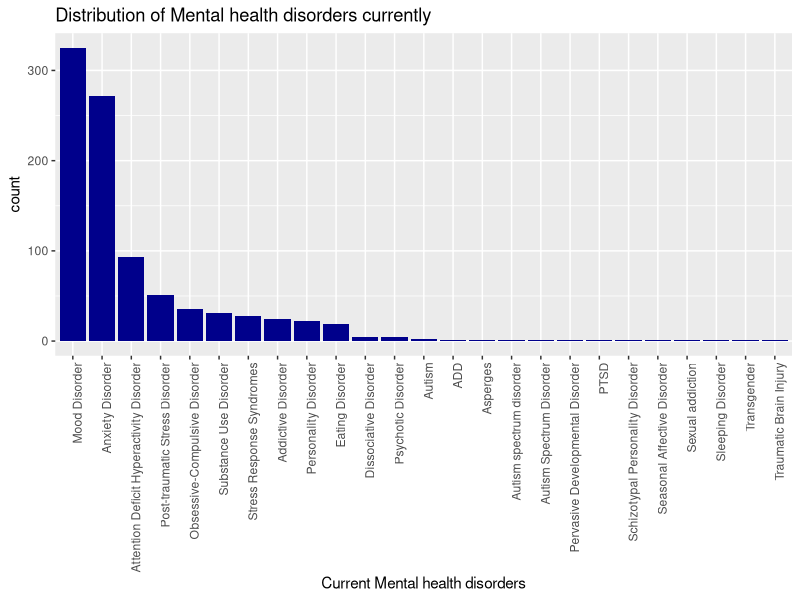
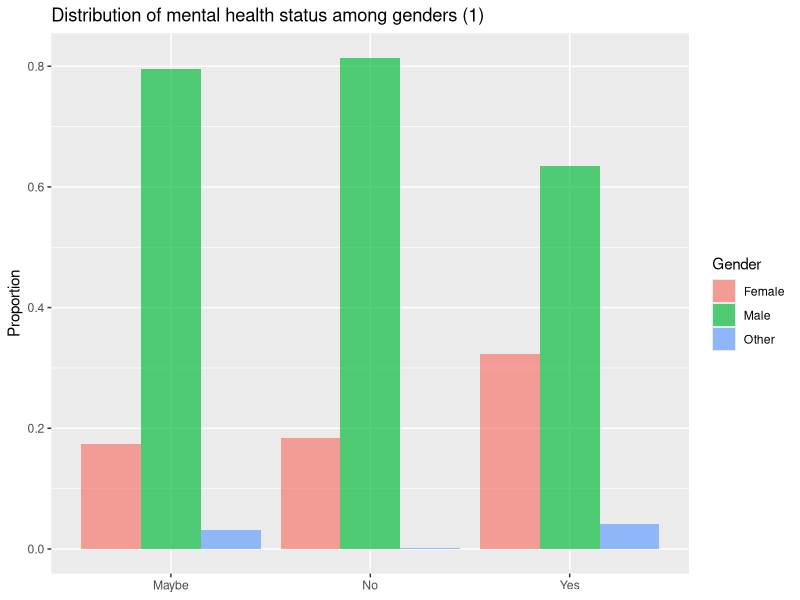
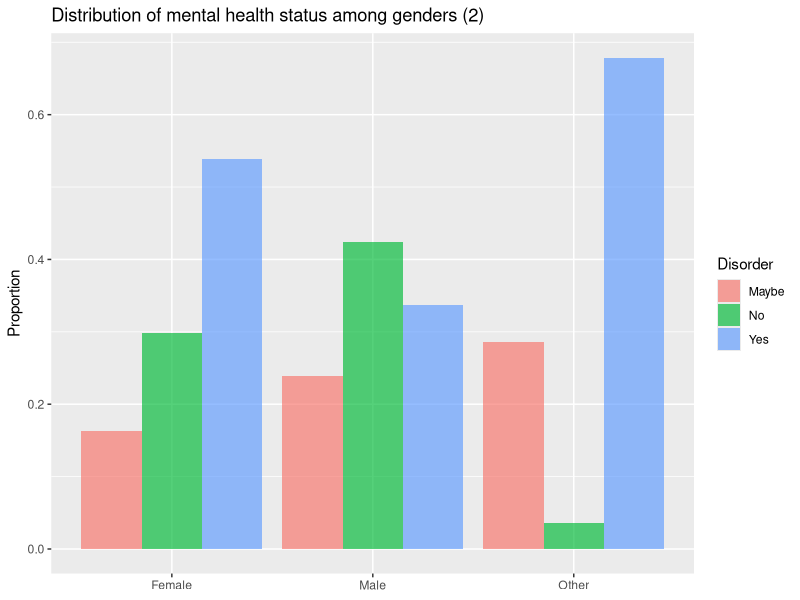
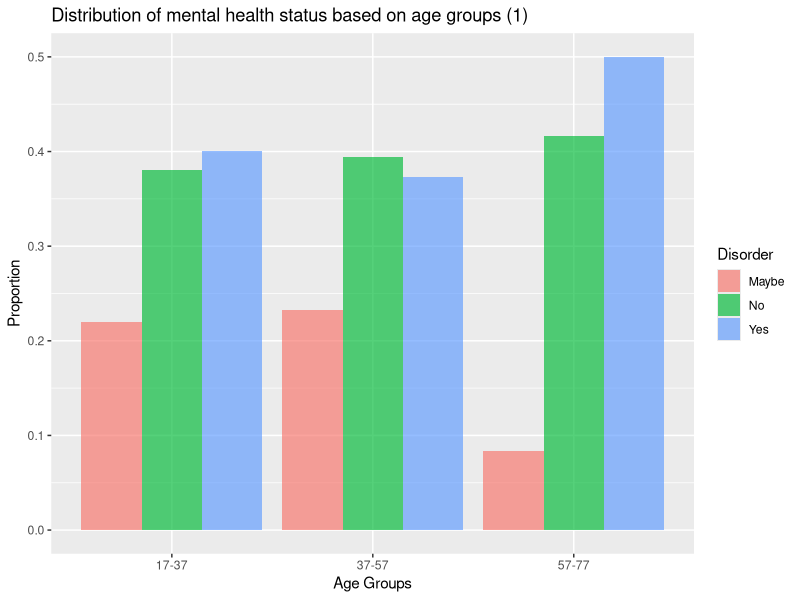
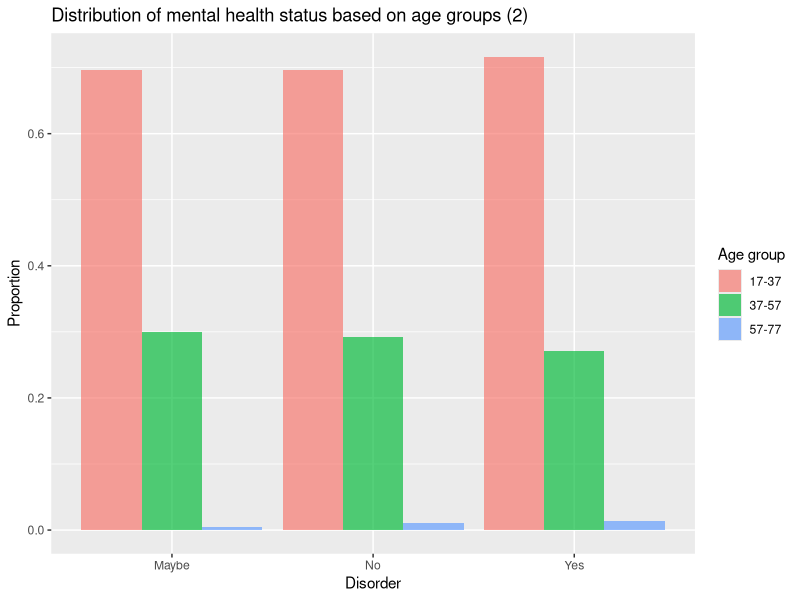
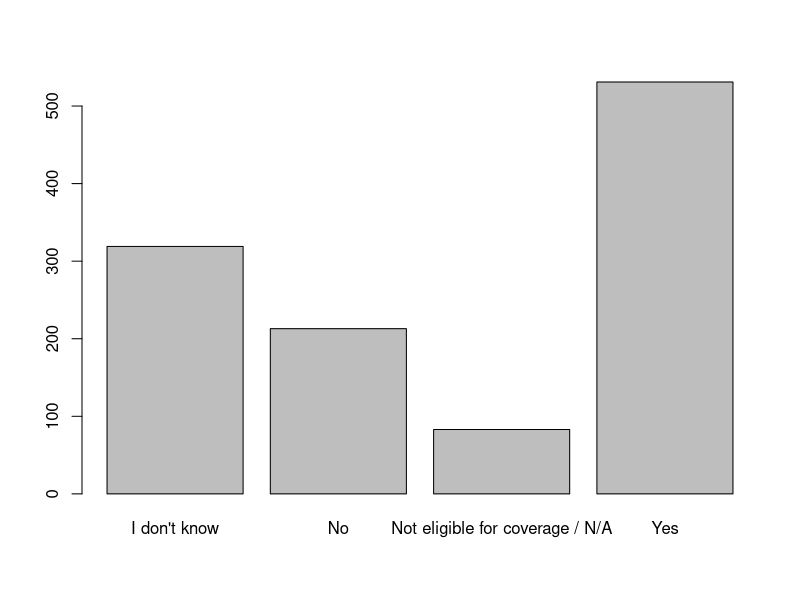
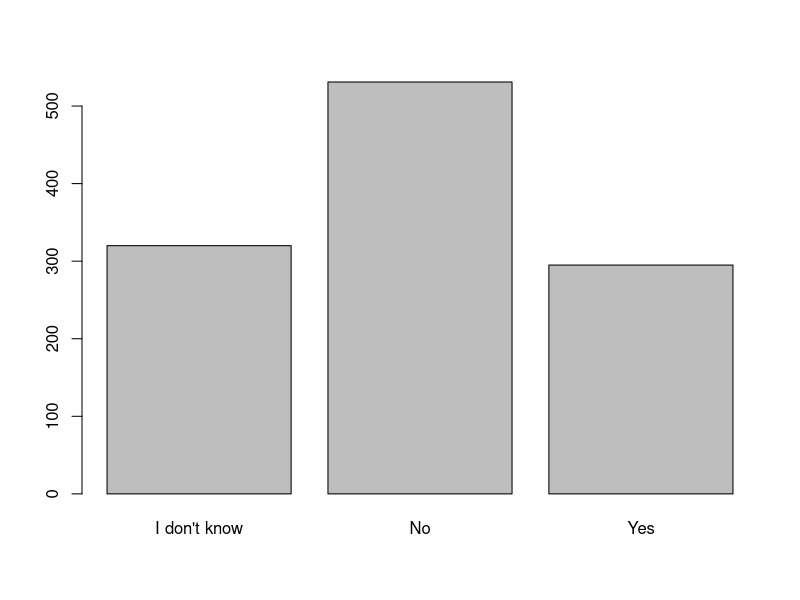
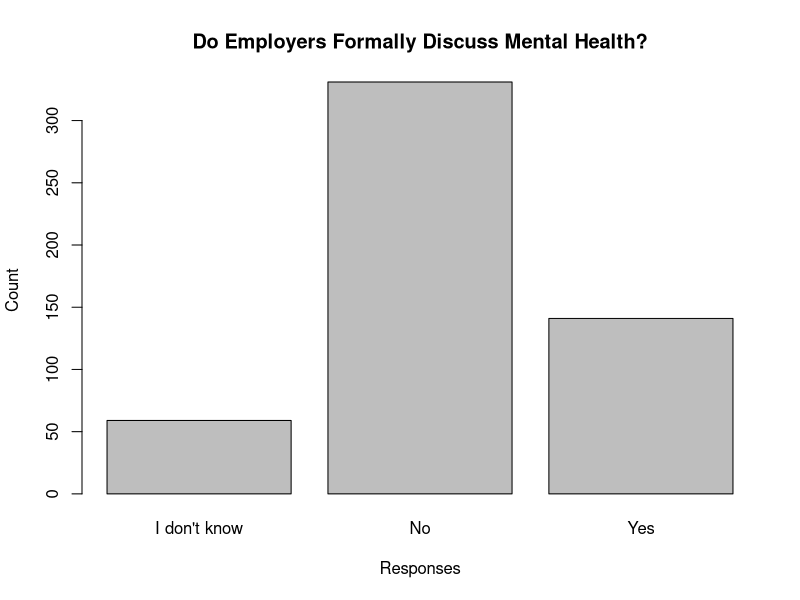

Source code (R) for these figures, in order:
## ---- chunk 1
knitr::opts_chunk$set(comment = NA)
library(dplyr)
library(tidyr)
library(ggplot2)
library(grid)
library(gridExtra)
library(knitr)
health <- read.csv("mentalsurvey_clean.csv")
## ---- chunk 2

#since some people have multiple disorders, we have to split them 
tmp = health %>% separate(mhd, 
                          sep = '\\|',
                          c('mhd_1', 'mhd_2', 'mhd_3', 'mhd_4', 'mhd_5',
                            'mhd_6', 'mhd_7', 'mhd_8', 'mhd_9'),
                          fill = 'right')


chk = tmp %>% select(matches('mhd_[1-9]'))

comb = as.vector(t(chk))
comb1 = comb[comb != ""&!is.na(comb)]

#Shortening the factor levels by splitting
disorders=sapply(strsplit(comb1, split = " \\("), `[`, 1)
dataf <- as.data.frame(matrix(disorders))
colnames(dataf)<- "Disorder"
#Removing inconsistent response
subdataf <- subset(dataf, disorders != "I haven\'t been formally diagnosed, so I felt uncomfortable answering, but Social Anxiety and Depression.")
count_disorder <-data.frame(count(subdataf, Disorder, sort = TRUE))
kable(count_disorder)
## ---- chunk 3

reorder_size <- function(x) {
  factor(x, levels = names(sort(table(x), decreasing = TRUE)))
}
#Plot to see the distribution of current mental health illness
p <- ggplot(data=subdataf, aes(x = reorder_size(Disorder)))+
  geom_bar(fill='dark blue')+
  theme(axis.text.x = element_text(angle = 90, hjust = 1))

p+xlab("Current Mental health disorders")+ggtitle("Distribution of Mental health disorders currently")
## ---- chunk 4
gender_disorder <- table(health$Do.you.currently.have.a.mental.health.disorder., health$gender)
gender_disorder
## ---- chunk 5
#Table: % of who may, don't or have mental disorder among genders
rowprop <- prop.table(gender_disorder,1) 
rowprop
## ---- chunk 6
dr1 <-as.data.frame(rowprop)
# Distribution of respondents among gender provided they may/have/donot have a mental diorder 
ggplot(data = dr1, aes(x =Var1 , y = Freq, fill = Var2)) + 
  geom_bar(stat = 'identity', position = 'dodge', alpha = 2/3) +              
  labs(x = NULL, y = 'Proportion', fill = 'Gender')+ggtitle('Distribution of mental health status among genders (1)')
## ---- chunk 7
#Table : % of each level gender who may, don't or have mental disorder
colprop <- prop.table(gender_disorder,2)
colprop
## ---- chunk 8
# Distribution of respondents who may/have/donot have a mental diorder over the gender
dr2 <-as.data.frame(colprop)
ggplot(data = dr2, aes(x =Var2 , y = Freq, fill = Var1)) + 
  geom_bar(stat = 'identity', position = 'dodge', alpha = 2/3) +              
  labs(x = NULL, y = 'Proportion', fill = 'Disorder')+ggtitle('Distribution of mental health status among genders (2)')
## ---- chunk 9
summary(health$age)
## ---- chunk 10
#Creating labels for age groups
labs <- c(paste(seq(17, 74, by = 20), seq(37, 80, by = 20),
                sep = "-"))
health$AgeGroup <- cut(health$age, breaks = c(seq(17, 74, by = 20), Inf), labels = labs, right = FALSE)

agegr <- table(health$Do.you.currently.have.a.mental.health.disorder.,health$AgeGroup)
ageprop <- prop.table(agegr,2)
ageprop
## ---- chunk 11
dfageprop <- as.data.frame(ageprop)

#Distribution of respondents reporting a mental disorder by age groups
ggplot(data = dfageprop, aes(x =Var2 , y = Freq, fill = Var1)) + 
  geom_bar(stat = 'identity', position = 'dodge', alpha = 2/3) +              
  labs(x = "Age Groups", y = 'Proportion', fill = 'Disorder')+ggtitle('Distribution of mental health status based on age groups (1)')
## ---- chunk 12
ageprop1 <- prop.table(agegr,1)
ageprop1
## ---- chunk 13
dfageprop1 <- as.data.frame(ageprop1)
ggplot(data = dfageprop1, aes(x =Var1 , y = Freq, fill = Var2)) + 
  geom_bar(stat = 'identity', position = 'dodge', alpha = 2/3) +              
  labs(x = "Disorder", y = 'Proportion', fill = 'Age group')+ggtitle('Distribution of mental health status based on age groups (2)')
## ---- chunk 14
table(health$What.US.state.or.territory.do.you.live.in. , health$Do.you.currently.have.a.mental.health.disorder.)
## ---- chunk 15
#Creating a table for the variable "Does your employer provide mental health benefits as part of healthcare coverage?""

table(health$Does.your.employer.provide.mental.health.benefits.as.part.of.healthcare.coverage.)

barplot(table(health$Does.your.employer.provide.mental.health.benefits.as.part.of.healthcare.coverage.))

## ---- chunk 16
table(health$Does.your.employer.offer.resources.to.learn.more.about.mental.health.concerns.and.options.for.seeking.help.)

barplot(table(health$Does.your.employer.offer.resources.to.learn.more.about.mental.health.concerns.and.options.for.seeking.help.))
## ---- chunk 17
Company<-subset(health, Does.your.employer.provide.mental.health.benefits.as.part.of.healthcare.coverage.=="Yes")
Company
## ---- chunk 18
#Creating a table for for the variable related to employers formally discussing mental health with employees
table(Company$Has.your.employer.ever.formally.discussed.mental.health..for.example..as.part.of.a.wellness.campaign.or.other.official.communication..)
#Computing the percentage
percent<-table(Company$Has.your.employer.ever.formally.discussed.mental.health..for.example..as.part.of.a.wellness.campaign.or.other.official.communication..)/length(Company$Has.your.employer.ever.formally.discussed.mental.health..for.example..as.part.of.a.wellness.campaign.or.other.official.communication..)
#The parameter percent gives us the value of the percenntage needed
percent
## ---- chunk 19
Company<-droplevels(Company)
barplot(table(Company$Has.your.employer.ever.formally.discussed.mental.health..for.example..as.part.of.a.wellness.campaign.or.other.official.communication..), xlab = "Responses", ylab = "Count", main = "Do Employers Formally Discuss Mental Health?")

## ---- chunk 20
knitr::opts_chunk$set(echo = TRUE)
#Creating a table with gender and mental health responses
tab <- table(health$Do.you.think.that.discussing.a.mental.health.disorder.with.your.employer.would.have.negative.consequences., health$gender)
tab
## ---- chunk 21
#Creating a table with gender and physical health responses
tab1 <- table(health$Do.you.think.that.discussing.a.physical.health.issue.with.your.employer.would.have.negative.consequences., health$gender)
tab1
## ---- chunk 22
#creating the combined plot
tabdf <- as.data.frame(tab)
tab1df <- as.data.frame(tab1)

plot1 <- ggplot(data = tabdf, aes(x = Var1, y =Freq, fill = Var2)) + 
  geom_bar(stat = 'identity', position = 'dodge', alpha = 2/3) +              
  labs(x = "Mental health disorders", y = 'count')+ theme(legend.position='none')

plot2 <- ggplot(data = tab1df, aes(x = Var1, y =Freq, fill = Var2)) + 
  geom_bar(stat = 'identity', position = 'dodge', alpha = 2/3) +              
  labs(x = "Physical health disorders", y = 'count', fill = 'Gender')
title1=textGrob("Negative consequences: Mental vs Physial", gp=gpar(fontface="bold"))
grid.arrange(plot1, plot2,ncol=2,top = title1, widths = c(3/4,1))
## ---- chunk 23
ggplot(health, aes(x = health$Do.you.think.that.discussing.a.mental.health.disorder.with.previous.employers.would.have.negative.consequences.)) + geom_bar() + ggtitle("Discussing mental health disorder with previous employer resulting in negative consequences") + xlab("Response") + ylab("Count")
summary(health$Do.you.think.that.discussing.a.mental.health.disorder.with.previous.employers.would.have.negative.consequences.)
## ---- chunk 24
ggplot(health, aes(x = health$Do.you.think.that.discussing.a.mental.health.disorder.with.your.employer.would.have.negative.consequences.)) + geom_bar() + ggtitle("Discussing mental health disorder with current employer resulting in negative consequences") + xlab("Response") + ylab("Count")
summary(health$Do.you.think.that.discussing.a.mental.health.disorder.with.your.employer.would.have.negative.consequences.)
## ---- chunk 25
m1<-table(health$Do.you.think.that.discussing.a.mental.health.disorder.with.previous.employers.would.have.negative.consequences., health$Do.you.think.that.discussing.a.mental.health.disorder.with.your.employer.would.have.negative.consequences.)
chisq.test(m1)
## ---- chunk 26
#Put company size in order
health$CompanySize  = factor(health$How.many.employees.does.your.company.or.organization.have, levels=c("1-5", "6-25", "26-100", "100-500", "500-1000", "More than 1000"))
#Create Cross-tab Table
APbCS <- table(health$Is.your.anonymity.protected.if.you.choose.to.take.advantage.of.mental.health.or.substance.abuse.treatment.resources.provided.by.your.employer., health$CompanySize)
head(APbCS)
## ---- chunk 27
#Create a proportions table by Row
prop.table(APbCS, 2)
## ---- chunk 28
#Do a chi-squared test
chisq.test(APbCS)
## ---- chunk 29
t0 <- ggplot(health, aes(x = health$Is.your.anonymity.protected.if.you.choose.to.take.advantage.of.mental.health.or.substance.abuse.treatment.resources.provided.by.your.employer.))+geom_bar()+facet_wrap(~health$CompanySize, scales="free_y") + ggtitle("Perceived Difficulty of Asking for Leave by Gender") + xlab("Perceived Difficulty Level") + ylab("Count") 
t0
## ---- chunk 30
#Add labels to tech company org
health$TLabel <- factor(health$Is.your.employer.primarily.a.tech.company.organization.,
levels = c(0, 1),
labels = c("Not primarily tech", "Primarily Tech"))
## ---- chunk 31
#Create a crosstab table
APbT2 <- table(health$Is.your.anonymity.protected.if.you.choose.to.take.advantage.of.mental.health.or.substance.abuse.treatment.resources.provided.by.your.employer., health$TLabel)
head(APbT2)
## ---- chunk 32
#Create a proportions table by Row
prop.table(APbT2, 2)
## ---- chunk 33
#Do a chi-squared test
chisq.test(APbT2)
## ---- chunk 34
#Create Visualization
t1 <- ggplot(health, aes(x = health$Is.your.anonymity.protected.if.you.choose.to.take.advantage.of.mental.health.or.substance.abuse.treatment.resources.provided.by.your.employer.))+geom_bar()+facet_wrap(health$TLabel ~ ., scales="free_y") + ggtitle("Anonymity Protections For Tech vs. Non-Tech Companies") + xlab("Is your anonymity protected?") + ylab("Count") 
t1
## ---- chunk 35
#Modify Labels (ideal if we can get it to fit)
health$pd2 <- factor(health$If.a.mental.health.issue.prompted.you.to.request.a.medical.leave.from.work..asking.for.that.leave.would.be.,
levels = c("Very easy", "Somewhat easy", "Neither easy nor difficult","Somewhat difficult", "Very difficult", "I don't know"),
labels = c("Very easy (VE)", "Somewhat Easy (SE)", "Neutral (N)", "Somewhat Hard (SH)", "Very Hard (VH)", "Don't Know (DK)"))
#Modify Labels (if health$pd2 does not fit, use this as an alternate)
health$pd3 <- factor(health$If.a.mental.health.issue.prompted.you.to.request.a.medical.leave.from.work..asking.for.that.leave.would.be.,
levels = c("Very easy", "Somewhat easy", "Neither easy nor difficult","Somewhat difficult", "Very difficult", "I don't know"),
labels = c("VE", "SE", "N", "SH", "VH", "DK"))
## ---- chunk 36
#Crosstab table
ELDbG <- table(health$pd2, health$gender)
ELDbG
prop.table(ELDbG, 2)
## ---- chunk 37
chisq.test(ELDbG)
## ---- chunk 38
#Create Visualization
t2 <- ggplot(health, aes(x = health$pd3))+geom_bar()+facet_wrap(health$gender ~ ., scales="free_y") + ggtitle("Perceived Difficulty of Asking for Leave by Gender") + xlab("Perceived Difficulty Level") + ylab("Count") 
t2
## ---- chunk 39
#Do the AgeGroup Variable
labs <- c(paste(seq(17, 74, by = 20), seq(37, 80, by = 20),
                sep = "-"))
health$AgeGroup <- cut(health$age, breaks = c(seq(17, 74, by = 20), Inf), labels = labs, right = FALSE)
## ---- chunk 40
#Crosstab table
ELDbA <- table(health$pd2, health$AgeGroup)
ELDbA
#Proportions table
prop.table(ELDbA)
## ---- chunk 41
chisq.test(ELDbA)
## ---- chunk 42
#Create Visualization
t3 <- ggplot(health, aes(x = health$pd3))+geom_bar()+facet_wrap(health$AgeGroup ~ ., scales="free_y") + ggtitle("Perceived Difficulty of Asking for Leave by Age Group") + xlab("Perceived Difficulty Level") + ylab("Count") 
t3
## ---- chunk 43
#Crosstab table
ELDbCS <- table(health$pd2, health$CompanySize)
ELDbCS
prop.table(ELDbCS, 2)
## ---- chunk 44
chisq.test(ELDbCS)
## ---- chunk 45
#Create Visualization
t4 <- ggplot(health, aes(x = health$pd3))+geom_bar()+facet_wrap(health$CompanySize~ ., scales="free_y") + ggtitle("Perceived Difficulty of Asking for Leave by Company Size") + xlab("Perceived Difficulty Level") + ylab("Count")
t4
## ---- chunk 46
#Modify Labels for mental health benefit provision
health$mhb2 <- factor(health$Does.your.employer.provide.mental.health.benefits.as.part.of.healthcare.coverage.,
levels = c("I don't know", "No", "Not eligible for coverage / N/A","Yes"),
labels = c("Don't Know", "No", "Ineligible/NA", "Yes"))
## ---- chunk 47
#Crosstab Table
ELDbMHB <- table(health$pd2, health$mhb2)
ELDbMHB
## ---- chunk 48
chisq.test(ELDbMHB)
## ---- chunk 49
t5 <- ggplot(health, aes(x = health$pd3))+geom_bar()+facet_wrap(~ health$mhb2, scales="free_y") + ggtitle("Perceived Difficulty of Asking for Leave by MH Benefit Provision") + xlab("Perceived Difficulty Level") + ylab("Count")
t5
## ---- chunk 50
ELDbEDM <- table(health$pd2, health$Has.your.employer.ever.formally.discussed.mental.health..for.example..as.part.of.a.wellness.campaign.or.other.official.communication..)
ELDbEDM
## ---- chunk 51
chisq.test(ELDbEDM)
## ---- chunk 52
t6 <- ggplot(health, aes(x = health$pd3))+geom_bar()+facet_wrap( health$Has.your.employer.ever.formally.discussed.mental.health..for.example..as.part.of.a.wellness.campaign.or.other.official.communication.. ~., scales="free_y") + ggtitle("Perceived Difficulty of Asking for Leave by MH Discussion by Employer") + xlab("Perceived Difficulty Level") + ylab("Count")
t6
## ---- chunk 53
ELDbEOR <- table(health$pd2, health$Does.your.employer.offer.resources.to.learn.more.about.mental.health.concerns.and.options.for.seeking.help.)
ELDbEOR
## ---- chunk 54
chisq.test(ELDbEOR)
## ---- chunk 55
t7 <- ggplot(health, aes(x = health$pd3))+geom_bar()+facet_wrap( health$Does.your.employer.offer.resources.to.learn.more.about.mental.health.concerns.and.options.for.seeking.help. ~., scales="free_y") + ggtitle("Perceived Difficulty of Asking for Leave by Mental Health Resource Provision") + xlab("Perceived Difficulty Level") + ylab("Count")
t7
## ---- chunk 56
ELDbPR <- table(health$pd2, health$Have.you.observed.or.experienced.an.unsupportive.or.badly.handled.response.to.a.mental.health.issue.in.your.current.or.previous.workplace.)
ELDbPR
prop.table(ELDbPR, 2)
## ---- chunk 57
#Modify Labels for unsupportive response to make them shorter
health$epr <- factor(health$Have.you.observed.or.experienced.an.unsupportive.or.badly.handled.response.to.a.mental.health.issue.in.your.current.or.previous.workplace.,
levels = c("Maybe/Not sure", "N/A", "No","Yes, I experienced", "Yes, I observed"),
labels = c("Don't Know", "N/A", "No", "Yes, experienced", "Yes, observed"))
table(health$pd2, health$epr)
## ---- chunk 58
chisq.test(ELDbPR)
## ---- chunk 59
t8 <- ggplot(health, aes(x = health$pd3))+geom_bar()+facet_wrap(health$epr ~., scales="free_y") + ggtitle("Perceived Difficulty of Asking for Leave by Exp. with Poor MH Response") + xlab("Perceived Difficulty Level") + ylab("Count")
t8
## ---- chunk 60
MHbG <- table(health$Would.you.feel.comfortable.discussing.a.mental.health.disorder.with.your.direct.supervisor.s.., health$gender)
MHbG
prop.table(MHbG, 2)
## ---- chunk 61
chisq.test(MHbG)
## ---- chunk 62
t9 <- ggplot(health, aes(x = health$Would.you.feel.comfortable.discussing.a.mental.health.disorder.with.your.direct.supervisor.s..))+geom_bar()+facet_grid(~ health$gender) + ggtitle("Comfort with Discussing MH with Supervisor by Gender") + xlab("Would you feel comfortable discussing a mental health disorder with your supervisor?") + ylab("Count")
t9
## ---- chunk 63
MHbA <- table(health$Would.you.feel.comfortable.discussing.a.mental.health.disorder.with.your.direct.supervisor.s.., health$AgeGroup)
MHbA
prop.table(MHbA, 2)
## ---- chunk 64
chisq.test(MHbA)
## ---- chunk 65
t10 <- ggplot(health, aes(x = health$Would.you.feel.comfortable.discussing.a.mental.health.disorder.with.your.direct.supervisor.s..))+geom_bar()+facet_wrap(health$AgeGroup ~., scales="free_y") + ggtitle("Comfort with Discussing MH with Supervisor by Age") + xlab("Would you feel comfortable discussing a mental health disorder with your supervisor?") + ylab("Count")
t10
## ---- chunk 66
MHbCS <- table(health$Would.you.feel.comfortable.discussing.a.mental.health.disorder.with.your.direct.supervisor.s.., health$CompanySize)
MHbCS
prop.table(MHbCS, 2)
## ---- chunk 67
chisq.test(MHbCS)
## ---- chunk 68
t11 <- ggplot(health, aes(x = health$Would.you.feel.comfortable.discussing.a.mental.health.disorder.with.your.direct.supervisor.s..))+geom_bar()+facet_wrap(health$CompanySize ~., scales="free_y") + ggtitle("Comfort with Discussing MH with Supervisor by Company Size") + xlab("Would you feel comfortable discussing a mental health disorder with your supervisor?") + ylab("Count")
t11
## ---- chunk 69
MHbPR <- table(health$Would.you.feel.comfortable.discussing.a.mental.health.disorder.with.your.direct.supervisor.s.., health$Have.you.observed.or.experienced.an.unsupportive.or.badly.handled.response.to.a.mental.health.issue.in.your.current.or.previous.workplace.)
MHbPR
prop.table(MHbPR, 2)
## ---- chunk 70
chisq.test(MHbPR)
## ---- chunk 71
t17 <- ggplot(health, aes(x = health$Would.you.feel.comfortable.discussing.a.mental.health.disorder.with.your.direct.supervisor.s..))+geom_bar()+facet_wrap(health$Have.you.observed.or.experienced.an.unsupportive.or.badly.handled.response.to.a.mental.health.issue.in.your.current.or.previous.workplace. ~., scales="free_y") + ggtitle("Comfort with Discussing MH w/ Supervisor by Exp. w/ Poor Workplace Response") + xlab("Would you feel comfortable discussing a mental health disorder with your supervisor?") + ylab("Count")
t17
## ---- chunk 72
MHbVN <- table(health$Would.you.feel.comfortable.discussing.a.mental.health.disorder.with.your.direct.supervisor.s.., health$Do.you.think.that.discussing.a.mental.health.disorder.with.your.employer.would.have.negative.consequences.)
MHbVN
## ---- chunk 73
chisq.test(MHbVN)
## ---- chunk 74
#Modify Labels for perception of mental health disclosure impact
health$negimp <- factor(health$Do.you.think.that.discussing.a.mental.health.disorder.with.your.employer.would.have.negative.consequences.,
levels = c("Maybe", "No", "Yes"),
labels = c("Maybe Expect a Negative Impact", "Do Not Expect Negative Impact", "Expect Negative Impact"))
#Check Results
table(health$Would.you.feel.comfortable.discussing.a.mental.health.disorder.with.your.direct.supervisor.s.., health$negimp)
## ---- chunk 75
t12 <- ggplot(health, aes(x = health$Would.you.feel.comfortable.discussing.a.mental.health.disorder.with.your.direct.supervisor.s..))+geom_bar()+facet_wrap(health$negimp ~., scales="free_y") + ggtitle("Comfort with Discussing MH with Supervisor by Perception of Negative Impact") + xlab("Would you feel comfortable discussing a mental health disorder with your supervisor?") + ylab("Count")
t12
## ---- chunk 76
MHCbG <- table(health$Would.you.feel.comfortable.discussing.a.mental.health.disorder.with.your.coworkers., health$gender)
MHCbG
prop.table(MHCbG, 2)
## ---- chunk 77
chisq.test(MHCbG)
## ---- chunk 78
t13 <- ggplot(health, aes(x = health$Would.you.feel.comfortable.discussing.a.mental.health.disorder.with.your.coworkers.))+geom_bar()+facet_wrap(health$gender ~., scales="free_y") + ggtitle("Comfort with Discussing MH with Coworkers by Gender") + xlab("Would you feel comfortable discussing a mental health disorder with your coworkers?") + ylab("Count")
t13
## ---- chunk 79
MHCbA <- table(health$Would.you.feel.comfortable.discussing.a.mental.health.disorder.with.your.coworkers., health$AgeGroup)
MHCbA
#Proportions (as column percentages)
prop.table(MHCbA, 2)
## ---- chunk 80
chisq.test(MHCbA)
## ---- chunk 81
t14 <- ggplot(health, aes(x = health$Would.you.feel.comfortable.discussing.a.mental.health.disorder.with.your.coworkers.))+geom_bar()+facet_wrap(health$AgeGroup ~., scales="free_y") + ggtitle("Comfort with Discussing MH with Coworkers by Age Group") + xlab("Would you feel comfortable discussing a mental health disorder with your coworkers?") + ylab("Count")
t14
## ---- chunk 82
MHCbCS <- table(health$Would.you.feel.comfortable.discussing.a.mental.health.disorder.with.your.coworkers., health$CompanySize)
MHCbCS
#Proportions (as column percentages)
prop.table(MHCbCS, 2)
## ---- chunk 83
#Chi-Squared (the p value is small)
chisq.test(MHCbCS)
## ---- chunk 84
t15 <- ggplot(health, aes(x = health$Would.you.feel.comfortable.discussing.a.mental.health.disorder.with.your.coworkers.))+geom_bar()+facet_wrap(health$CompanySize ~., scales="free_y") + ggtitle("Comfort with Discussing MH with Coworkers by Company Size") + xlab("Would you feel comfortable discussing a mental health disorder with your coworkers?") + ylab("Count")
t15
## ---- chunk 85
MHCbPR <- table(health$Would.you.feel.comfortable.discussing.a.mental.health.disorder.with.your.coworkers., health$Have.you.observed.or.experienced.an.unsupportive.or.badly.handled.response.to.a.mental.health.issue.in.your.current.or.previous.workplace.)
MHCbPR
## ---- chunk 86
chisq.test(MHCbPR)
## ---- chunk 87
t16 <- ggplot(health, aes(x = health$Would.you.feel.comfortable.discussing.a.mental.health.disorder.with.your.coworkers.))+geom_bar()+facet_wrap(health$Have.you.observed.or.experienced.an.unsupportive.or.badly.handled.response.to.a.mental.health.issue.in.your.current.or.previous.workplace. ~., scales="free_y") + ggtitle("Comfort Discussing MH w/ Coworkers by Exp. w/ Poor Workplace MH Response") + xlab("Would you feel comfortable discussing a mental health disorder with your coworkers?") + ylab("Count")
t16
## ---- chunk 88
MHCbCN <- table(health$Would.you.feel.comfortable.discussing.a.mental.health.disorder.with.your.coworkers., health$Do.you.think.that.team.members.co.workers.would.view.you.more.negatively.if.they.knew.you.suffered.from.a.mental.health.issue.)
MHCbCN
## ---- chunk 89
chisq.test(MHCbCN)
## ---- chunk 90
t17 <- ggplot(health, aes(x = health$Would.you.feel.comfortable.discussing.a.mental.health.disorder.with.your.coworkers.))+geom_bar()+facet_wrap(health$Do.you.think.that.team.members.co.workers.would.view.you.more.negatively.if.they.knew.you.suffered.from.a.mental.health.issue. ~., scales="free_y") + ggtitle("Comfort with Discussing MH with Coworkers by Perceived Negative Impact") + xlab("Would you feel comfortable discussing a mental health disorder with your coworkers?") + ylab("Count")
t17
## ---- chunk 91
ggplot(health, aes(x = health$Do.you.think.that.discussing.a.mental.health.disorder.with.previous.employers.would.have.negative.consequences.)) + geom_bar() + ggtitle("Discussing mental health disorder with previous employer resulting in negative consequences") + xlab("Response") + ylab("Count")
summary(health$Do.you.think.that.discussing.a.mental.health.disorder.with.previous.employers.would.have.negative.consequences.)

## ---- chunk 92
ggplot(health, aes(x = health$Do.you.think.that.discussing.a.mental.health.disorder.with.your.employer.would.have.negative.consequences.)) + geom_bar() + ggtitle("Discussing mental health disorder with current employer resulting in negative consequences") + xlab("Response") + ylab("Count")
summary(health$Do.you.think.that.discussing.a.mental.health.disorder.with.your.employer.would.have.negative.consequences.)

## ---- chunk 93
t1<-table(health$Do.you.think.that.discussing.a.mental.health.disorder.with.previous.employers.would.have.negative.consequences., health$Do.you.think.that.discussing.a.mental.health.disorder.with.your.employer.would.have.negative.consequences.)
chisq.test(t1)
## ---- chunk 94
ggplot(health, aes(x = health$Do.you.think.that.discussing.a.mental.health.disorder.with.previous.employers.would.have.negative.consequences.)) + geom_bar() + ggtitle("Discussing mental health disorder with previous employer resulting in negative consequences") + xlab("Response") + ylab("Count")
summary(health$Do.you.think.that.discussing.a.mental.health.disorder.with.previous.employers.would.have.negative.consequences.)
